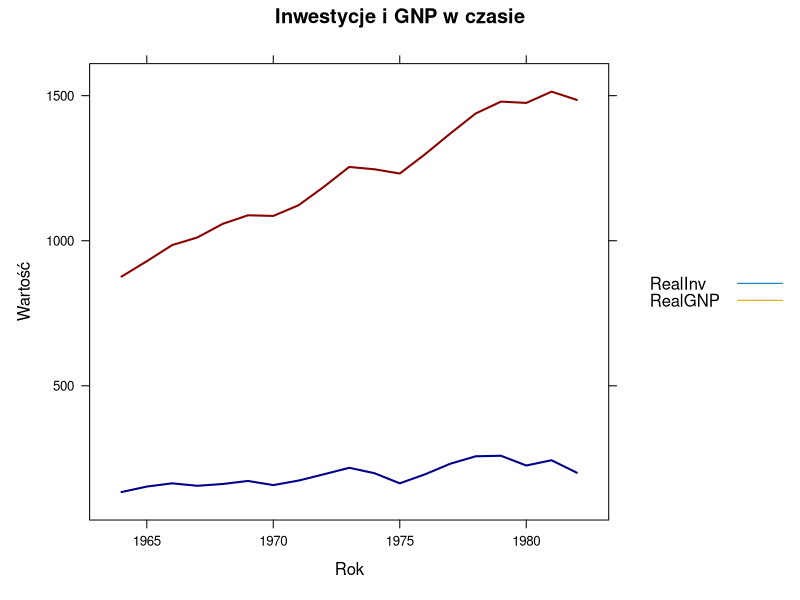
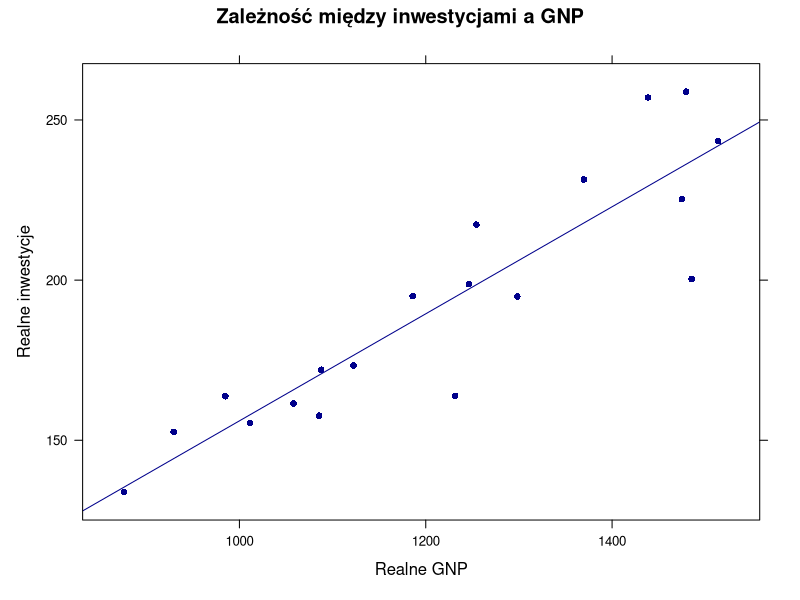
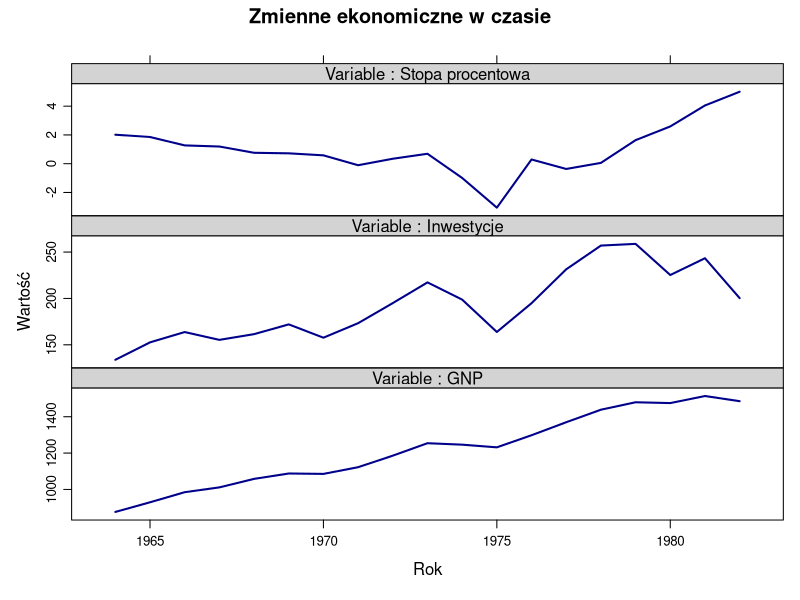
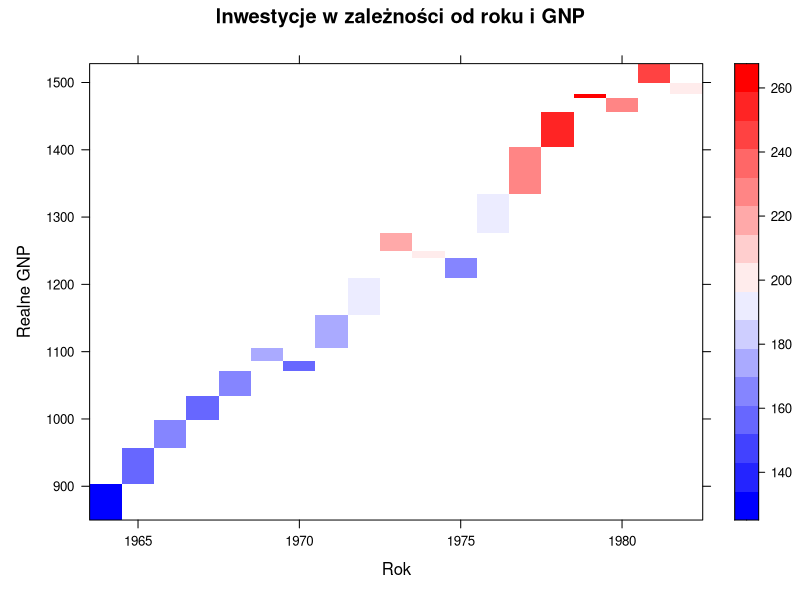
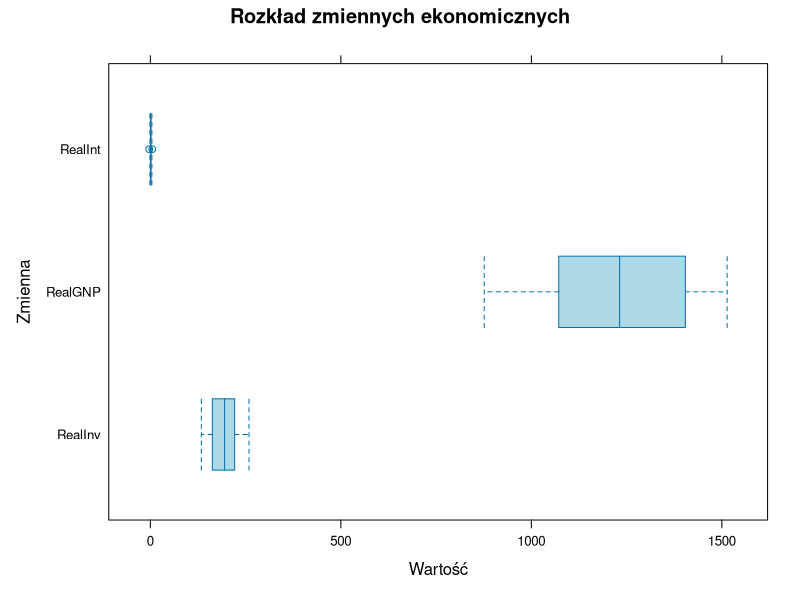
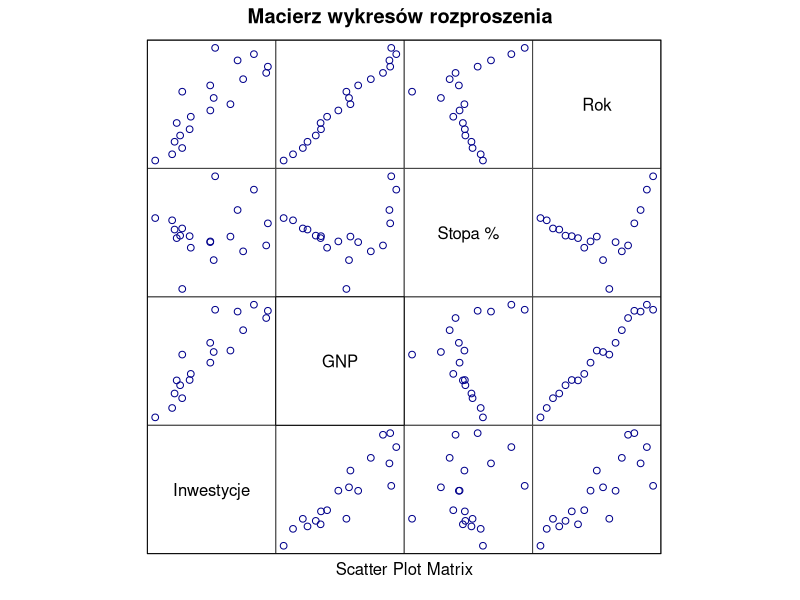
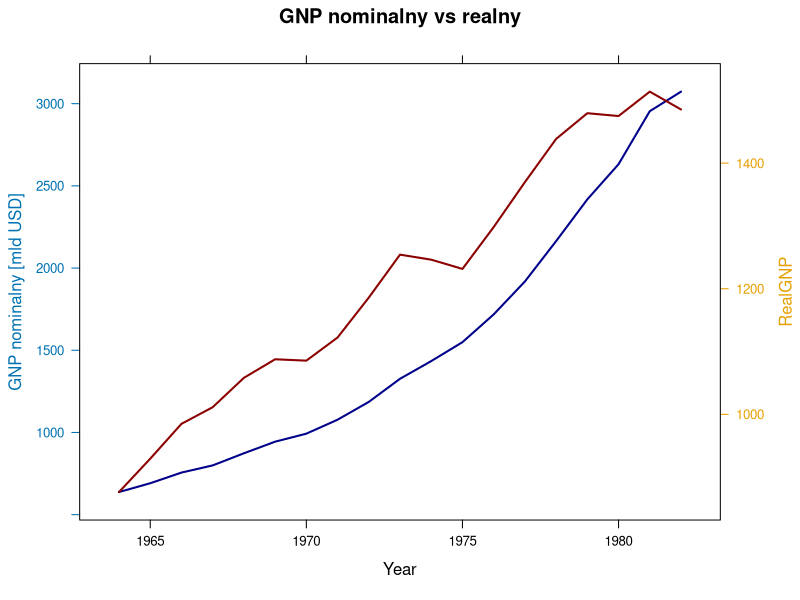
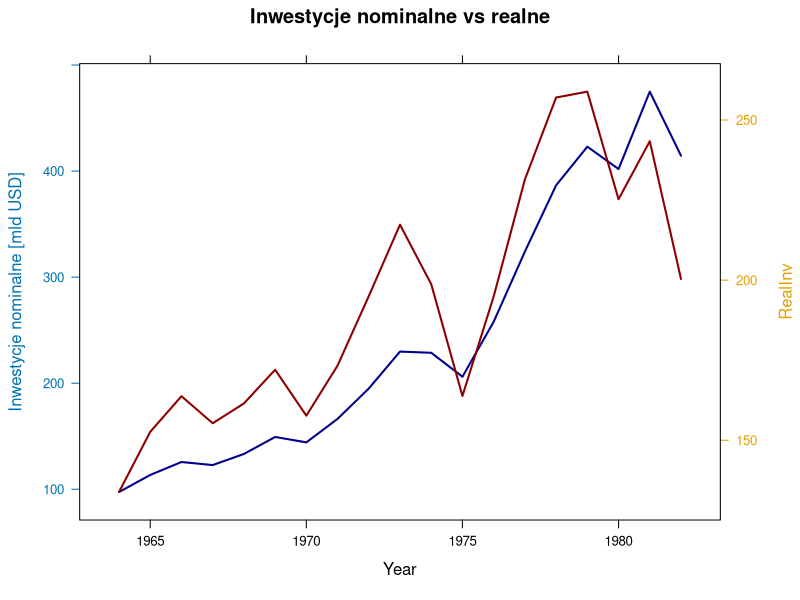

Reproduce these figures in R, in order.
# Załadowanie potrzebnych pakietów
library(latticeExtra)
library(lattice)
library(sandwich)

# Wczytanie danych Investment z pakietu sandwich
data(Investment, package = "sandwich")
Investment <- as.data.frame(Investment)
summary(Investment)

# Dodajemy kolumnę z latami
Investment$Year <- seq(1963, 1982)
Investment <- Investment[2:20,]  # Usunięcie pierwszego wiersza
summary(Investment)

# 1. Szereg czasowy inwestycji i wartości dodanej
xyplot(RealInv + RealGNP ~ Year, data = Investment,
       type = "l", col = c("darkblue", "darkred"), lwd = 2,
       auto.key = list(space = "right", lines = TRUE, points = FALSE),
       main = "Inwestycje i GNP w czasie",
       xlab = "Rok", ylab = "Wartość")

# 2. Wykres rozproszenia między inwestycjami a GNP
xyplot(RealInv ~ RealGNP, data = Investment,
       type = c("p", "r"), col = "darkblue", pch = 16,
       main = "Zależność między inwestycjami a GNP",
       xlab = "Realne GNP", ylab = "Realne inwestycje")


# 3. Panel szeregów czasowych dla kilku zmiennych z indywidualnymi skalami
Investment_long <- reshape(Investment,
                         idvar = "Year",
                         varying = list(c("RealInv", "RealGNP", "RealInt")),
                         v.names = "Value",
                         times = c("Inwestycje", "GNP", "Stopa procentowa"),
                         timevar = "Variable",
                         direction = "long")

# Ustawienie indywidualnych skal dla każdej zmiennej
xyplot(Value ~ Year | Variable, data = Investment_long,
      type = "l", layout = c(1, 3), col = "darkblue", lwd = 2,
      main = "Zmienne ekonomiczne w czasie",
      xlab = "Rok", ylab = "Wartość",
      scales = list(y = list(relation = "free")),
      par.settings = list(strip.background = list(col = "lightgray")),
      strip = function(...) strip.default(..., strip.names = TRUE))

# 4. Wykres rozproszenia z kolorami według stopy procentowej
levelplot(RealInv ~ Year * RealGNP, data = Investment,
col.regions = colorRampPalette(c("blue", "white", "red"))(100),
main = "Inwestycje w zależności od roku i GNP",
xlab = "Rok", ylab = "Realne GNP")

# 6. Wykres pudełkowy dla zmiennych ekonomicznych
variables <- c("RealInv", "RealGNP", "RealInt")
data_long <- stack(Investment[, variables])
names(data_long) <- c("value", "variable")

bwplot(variable ~ value, data = data_long,
main = "Rozkład zmiennych ekonomicznych",
xlab = "Wartość", ylab = "Zmienna",
fill = "lightblue", pch = "|")

# 8. Analiza relacji między wszystkimi zmiennymi - wykres macierzowy
splom(~Investment[, c("RealInv", "RealGNP", "RealInt", "Year")],
main = "Macierz wykresów rozproszenia",
pscales = 0,
col = "darkblue",
varnames = c("Inwestycje", "GNP", "Stopa %", "Rok"))

##### Dodatkowe wykresy
# A. Porównanie wskaźników nominalnych i realnych na jednym wykresie
gnp_plot <- xyplot(GNP ~ Year, data = Investment, type = "l", col = "darkblue", lwd = 2,
                  main = "GNP nominalny vs realny", ylab = "GNP nominalny [mld USD]")
real_gnp_plot <- xyplot(RealGNP ~ Year, data = Investment, type = "l", col = "darkred", lwd = 2)
combined_gnp <- doubleYScale(gnp_plot, real_gnp_plot, add.ylab2 = TRUE)
print(combined_gnp)

# B. Podobne porównanie dla inwestycji
inv_plot <- xyplot(Investment ~ Year, data = Investment, type = "l", col = "darkblue", lwd = 2,
                  main = "Inwestycje nominalne vs realne", ylab = "Inwestycje nominalne [mld USD]")
real_inv_plot <- xyplot(RealInv ~ Year, data = Investment, type = "l", col = "darkred", lwd = 2)
combined_inv <- doubleYScale(inv_plot, real_inv_plot, add.ylab2 = TRUE)
print(combined_inv)

# D. Wskaźnik deflatora w czasie (podobnie jak w przykładzie)
xyplot(Price ~ Year, data = Investment, type = "l", col = "darkgreen", lwd = 2,
       main = "Zmiana deflatora cen w czasie",
       xlab = "Rok", ylab = "Deflator cen")

# F. Wykorzystanie funkcji z latticeExtra - wykres bąbelkowy
xyplot(RealInv ~ RealGNP, data = Investment,
       type = "p",
       cex = (Investment$RealInt - min(Investment$RealInt)) * 2 + 1,  # Rozmiar punktów zależny od stopy procentowej
       col = trellis.par.get("superpose.symbol")$col[1],
       main = "Inwestycje vs GNP z uwzględnieniem stopy procentowej",
       xlab = "Realne GNP", ylab = "Realne inwestycje",
       key = list(
         space = "top", points = list(col = "black", cex = c(1, 2, 3)),
         text = list(c("Niska stopa", "Średnia stopa", "Wysoka stopa")),
         columns = 3
       ))
